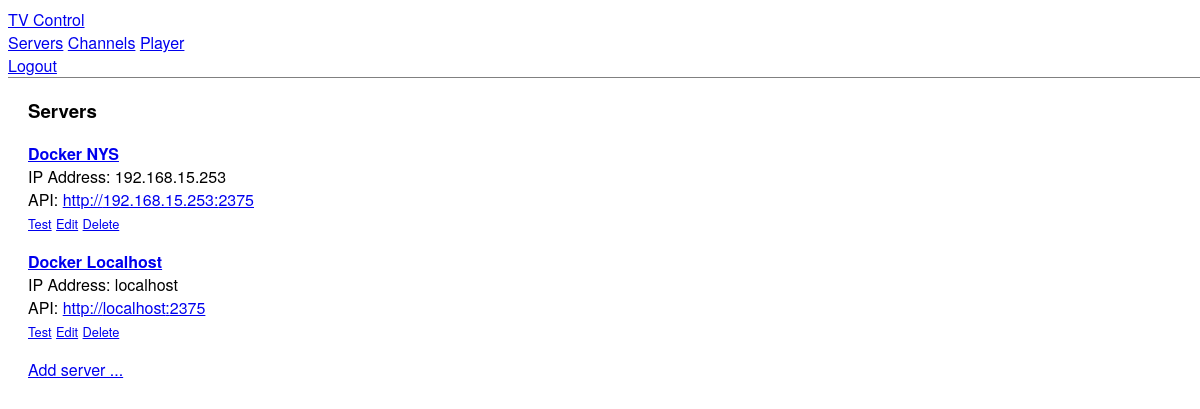
Page /control/servers/ (signed in) on the committed database.
### tv/models.py (models this page shows)
class Server(models.Model):
    name = models.CharField(max_length=128)
    address = models.CharField(max_length=128)
    api_port = models.CharField(max_length=5)
    username = models.CharField(max_length=128, blank=True, null=True)
    password = models.CharField(max_length=128, blank=True, null=True)
    def __str__(self):
        return self.name

### tv/views.py (the view)
# urls.py: path('servers/', ServersList.as_view()),
class ServersList(LoginRequiredMixin, View):
    def get(self, request, *args, **kwargs):
        servers = Server.objects.all()
        context = {
            "servers": servers,
        }
        return render(request, "tv/control/servers/list.html", context=context)

### tv/templates/tv/control/servers/list.html
{% extends "tv/control/base.html" %}
{% block content %}
<div class="row">
    <div class="col">
        <div class="col">
            <h3>Servers</h3>
        </div>
    </div>
</div>
<div class="row">
    <div class="col-9">
        {% if servers %}
        {% for server in servers %}
        <div class="row ">
            <div class="col">
                <div id="server-{{ server.pk }}" class="card server-card is-full-width">
                    <b><a href="{{ server.pk }}/">{{ server }}</a></b>
                    <div class="row">
                        <div class="col">
                            IP Address: {{ server.address }}
                            <br>
                            API: <a
                                href="http://{{ server.address }}:{{ server.api_port  }}">http://{{ server.address }}:{{ server.api_port }}</a>
                        </div>
                        <div class="col is-right">
                            <a href="{{ server.pk }}/test" class="button dark outline button-small">Test</a>
                            <a href="{{ server.pk }}" class="button primary button-small">Edit</a>
                            <a href="{{ server.pk }}/delete" class="button error button-small">Delete</a>
                        </div>
                    </div>
                </div>
            </div>
        </div>
        {% endfor %}
        {% endif %}
    </div>
    <div class="col-3">
        <a class="button primary" href="new/">Add server ...</a>
    </div>
</div>
</div>
{% endblock content %}

### tv/static/control/css/ui.css (style rules this page uses)
:root { --grid-maxWidth: 100%; }
body { font-family: Helvetica Neue, Helvetica, Arial, sans-serif; }
.row { margin: 0; }
.server-card { margin-bottom: 1em; }
.button-small { font-size: 80%; }

### rows in the picture
Server: name "Docker NYS", address "192.168.15.253", api_port "2375"
Server: name "Docker Localhost", address "localhost", api_port "2375"
